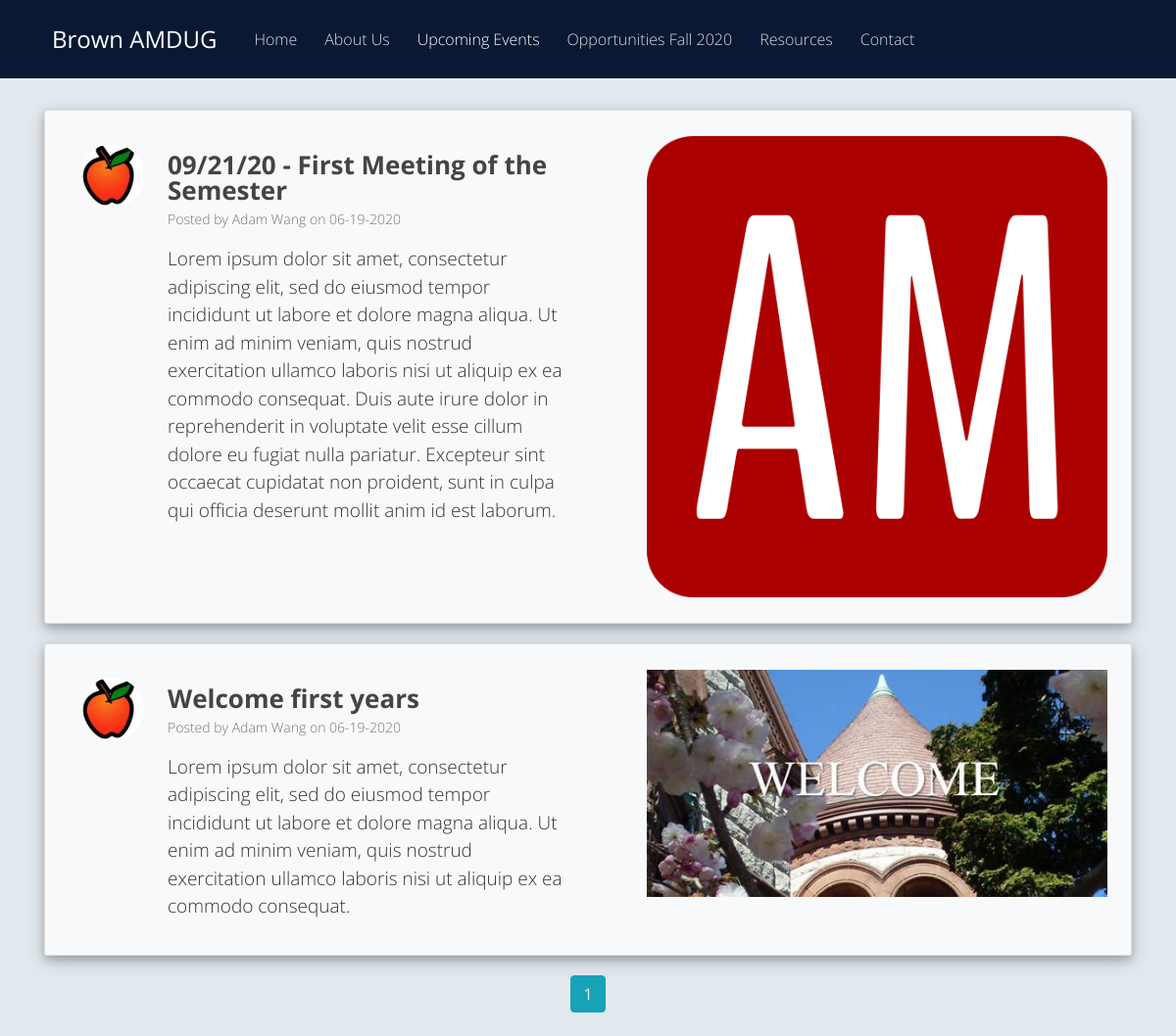
Before: /events with the older database file.
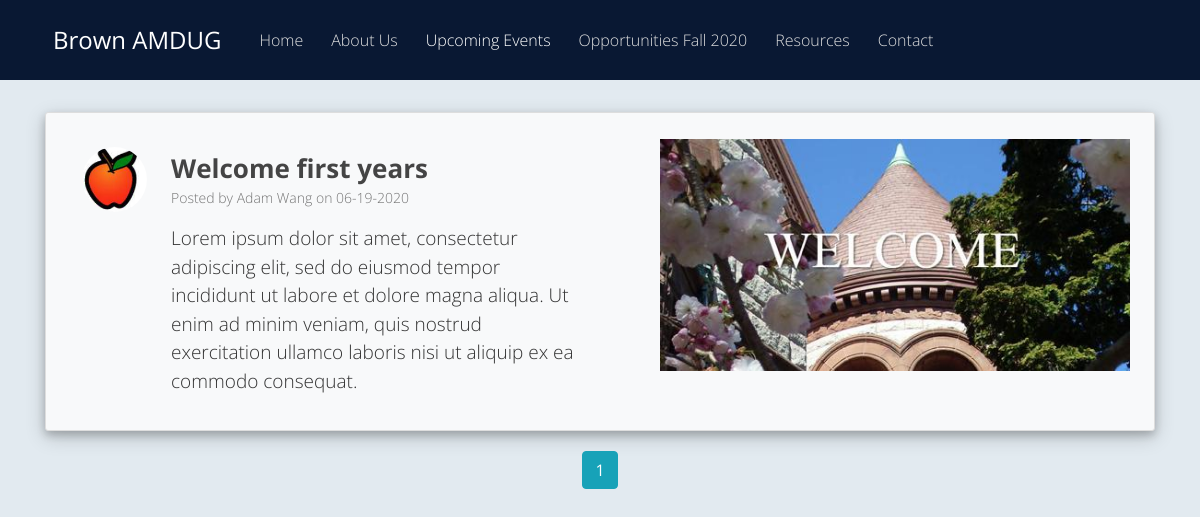
After: the same page with the newer database file.
### website/models.py (models this page shows, shortened)
class Post(db.Model):
	id = db.Column(db.Integer, primary_key=True)
	title = db.Column(db.String(100), nullable=False)
	date_posted = db.Column(db.DateTime, nullable=False, default=datetime.now)
	content = db.Column(db.Text, nullable=False)
	user_id = db.Column(db.Integer, db.ForeignKey('user.id'), nullable=False)
	image_file = db.Column(db.String(20), nullable=False, default='default.png')

class User(db.Model, UserMixin):
	id = db.Column(db.Integer, primary_key=True)
	name = db.Column(db.String(20), unique=True, nullable=False)
	email = db.Column(db.String(120), unique=True, nullable=False)
	image_file = db.Column(db.String(20), nullable=False, default='default.png')
	password = db.Column(db.String(20), nullable=False)
	posts = db.relationship('Post', backref='author', lazy=True)

### website/main/routes.py (the view)
@main.route("/events")
def events():
    page = request.args.get('page', 1, type=int)
    posts = Post.query.order_by(Post.date_posted.desc()).paginate(page=page, per_page=10)
    return render_template('events.html', title='Upcoming Events', posts=posts)

### website/templates/events.html
{% extends "layout.html" %}
{% block content %}
	{% if posts.items %}
		{% for post in posts.items %}
			<article class="media content-section shadow bg-light">
				<img class="rounded-circle article-img mt-4 ml-3" src="{{ url_for('static', filename='profile_pics/' + post.author.image_file) }}">
			  	<div class="media-body row">
					<div class="col-lg-6">
						<div class="article-metadata pt-4 pl-2 pr-5">
							<p class="article-title font-weight-bold pt-2">{{ post.title }}</p>
							<p class="article-author">Posted by {{ post.author.name }} on {{ post.date_posted.strftime('%m-%d-%Y') }}</p>
							<p class="article-content">{{ post.content }}</p>
						</div>
					</div>
					<div class="col-lg-6">
						<img class="img-fluid float-right mt-3 mb-3 mr-1" src="{{ url_for('static', filename='event_pics/' + post.image_file) }}">
					</div>
				</div>
			</article>
		{% endfor %}
		<div class="text-center">
			{% for page_num in posts.iter_pages(left_edge=1, right_edge=1, left_current=2, right_current=3) %}
				{% if page_num %}
					{% if posts.page == page_num %}
						<a class="btn btn-info mb-4" href="{{ url_for('main.events', page=page_num) }}">{{ page_num }}</a>
					{% else %}
						<a class="btn btn-outline-info mb-4" href="{{ url_for('main.events', page=page_num) }}">{{ page_num }}</a>
					{% endif %}
				{% else %}
					. . .
				{% endif %}
			{% endfor %}
		</div>
	{% else %}
		<div class="text-center">
			<p class="lead">We are currently planning future events. Please check back later!</p>
		</div>
	{% endif %}
{% endblock content %}

### website/templates/layout.html (shortened to what this page needs)
<!DOCTYPE html>
<html>
<head>
	<link rel="stylesheet" href="https://maxcdn.bootstrapcdn.com/bootstrap/4.0.0/css/bootstrap.min.css">
	<link rel="stylesheet" type="text/css" href="{{ url_for('static', filename='main.css') }}">
</head>
<body>
	<header class="site-header">
	  <nav style="padding-left: calc(100vw - 100%);" class="navbar navbar-expand-lg navbar-dark bg-steel fixed-top">
		<div class="container">
		  <a class="navbar-brand ml-3 mr-3 brand" href="{{ url_for('main.home') }}">Brown AMDUG</a>
		  <div class="collapse navbar-collapse" id="navbarToggle">
			<div class="navbar-nav mr-auto">
				<a id="home-link" class="nav-item nav-link" href="{{ url_for('main.home') }}">Home</a>
				<a id="about-link" class="nav-item nav-link" href="{{ url_for('main.about') }}">About Us</a>
				<a id="events-link" class="nav-item nav-link" href="{{ url_for('main.events') }}">Upcoming Events</a>
				<a id="opportunities-link" class="nav-item nav-link" href="{{ url_for('main.opportunities') }}">Opportunities Fall 2020</a>
				<a id="resources-link" class="nav-item nav-link" href="{{ url_for('main.resources') }}">Resources</a>
				<a id="contact-link" class="nav-item nav-link" href="{{ url_for('main.contact') }}">Contact</a>
			</div>
		  </div>
		</div>
	  </nav>
	</header>
	<br>
	<main role="main" class="container">
		<div class="mt-2">
			{% block content %}{% endblock %}
		</div>
	</main>
</body>
</html>

### website/static/main.css (style rules this page uses)
body { background: #E2EAF0; color: #333333; margin-top: 5rem; font-family: Arial, Helvetica, sans-serif; }
.navbar { min-height: 80px; }
.bg-steel { background-color: #091833; }
.site-header .navbar-nav .nav-link { color: #DFDFDF; margin-left: 16px; padding: 6px; }
.content-section { background: #ffffff; padding: 10px 20px; border: 1px solid #dddddd; border-radius: 3px; margin-bottom: 20px; }
.article-title { color: #444444; font-size: 26px; line-height: 100%; margin-bottom: 6px; }
.article-author { white-space: pre-line; font-size: 14px; color: #747474; }
.article-content { font-size: 19px; white-space: pre-line; }
.article-img { height: 65px; width: 65px; margin-right: 16px; object-fit: cover; }
.article-metadata { padding-bottom: 1px; margin-bottom: 8px; }
.brand { font-weight: 400; font-size: 24px; }
.shadow { box-shadow: 0 4px 8px 0 rgba(0, 0, 0, 0.2), 0 6px 20px 0 rgba(0, 0, 0, 0.19); }

### website/templates/layout.html (style rules this page uses)
body { font-family: 'Open Sans', sans-serif; font-weight: 300; }

Changed rows visible on the page:
removed Post: image_file (picture), title "09/21/20 - First Meeting of the Semester", author.name "Adam Wang", date_posted "06-19-2020", content "Lorem ipsum dolor sit amet, consectetur adipiscing elit, sed do eiusmod tempor incididunt ut labore et dolore magna aliqua. Ut enim ad minim veniam, quis nostrud exercitation ullamco laboris nisi ut aliquip ex ea commodo consequat. Duis aute irure dolor in reprehenderit in voluptate velit esse cillum dolore eu fugiat nulla pariatur. Excepteur sint occaecat cupidatat non proident, sunt in culpa qui officia deserunt mollit anim id est laborum.", image_file (placeholder picture)
